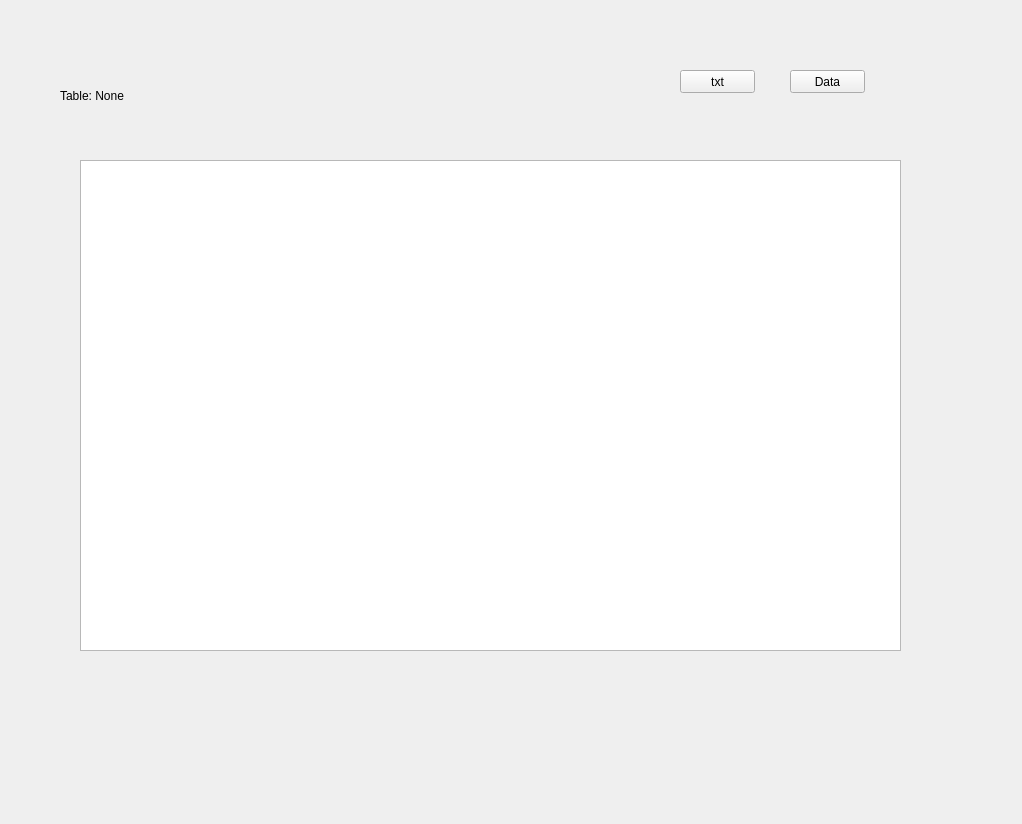
<?xml version="1.0" encoding="UTF-8"?>
<ui version="4.0">
 <class>ColumnFilter</class>
 <widget class="QWidget" name="ColumnFilter">
  <property name="geometry">
   <rect>
    <x>0</x>
    <y>0</y>
    <width>1022</width>
    <height>824</height>
   </rect>
  </property>
  <property name="windowTitle">
   <string>Form</string>
  </property>
  <widget class="QTableWidget" name="tableWidget">
   <property name="geometry">
    <rect>
     <x>80</x>
     <y>160</y>
     <width>821</width>
     <height>491</height>
    </rect>
   </property>
  </widget>
  <widget class="QLabel" name="label">
   <property name="geometry">
    <rect>
     <x>60</x>
     <y>80</y>
     <width>101</width>
     <height>31</height>
    </rect>
   </property>
   <property name="text">
    <string>Table: None</string>
   </property>
  </widget>
  <widget class="QPushButton" name="toolButton_2">
   <property name="geometry">
    <rect>
     <x>680</x>
     <y>70</y>
     <width>75</width>
     <height>23</height>
    </rect>
   </property>
   <property name="text">
    <string>txt</string>
   </property>
  </widget>
  <widget class="QPushButton" name="toolButton">
   <property name="geometry">
    <rect>
     <x>790</x>
     <y>70</y>
     <width>75</width>
     <height>23</height>
    </rect>
   </property>
   <property name="text">
    <string>Data</string>
   </property>
  </widget>
 </widget>
 <resources/>
 <connections/>
</ui>
